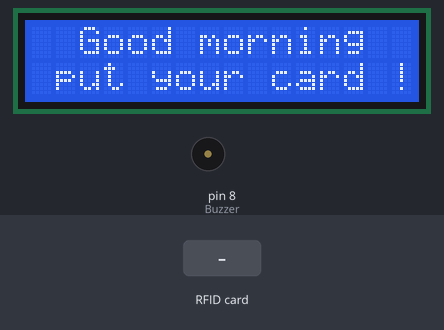
A sketch run on a simulated Arduino Uno, built with avr-gcc and run on an emulated ATmega328P. Shown: 16×2 character LCD, buzzer (waves = sounding, pin HIGH). The test bench sets the inputs (shaded band). Pins used as bus, display or sensor lines are not drawn; what the sketch prints to the serial monitor is not drawn.

Above: at 4.3 s.
4.4 s: RFID card 43 06 75 0C held to the reader
At 5.0 s:
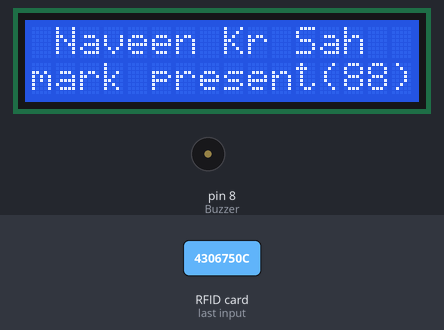
At 12.5 s:
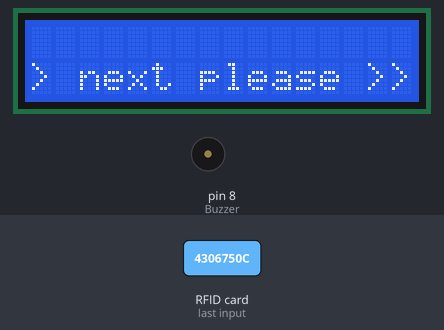
Timing chart, 0 to 13.4 s (numbered marks = the images above; inputs shaded):
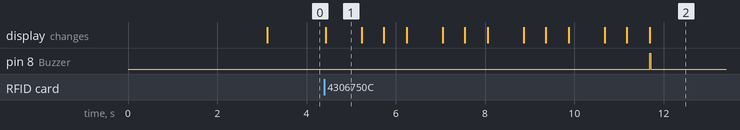

Measured:
- after the input at 4.4 s, pin 8 (Buzzer): LOW → HIGH after 7.3 s, → LOW 0.03 s later; the display: changes at once (image 1)
- what the display in image 1 shows lasts 0.8 s, from 4.4 s to 5.2 s

The sketch:

RFIDAT.ino
```cpp
#include <SPI.h>
#include <MFRC522.h>
#include<LiquidCrystal.h>
LiquidCrystal lcd(2,3,4,5,6,7);

#define SS_PIN 10 //RX slave select
#define RST_PIN 9

MFRC522 mfrc522(SS_PIN, RST_PIN); // Create MFRC522 instance.

byte card_ID[4]; //card UID size 4byte
byte Name1[4]={0x43,0x06,0x75,0x0C};//First UID card
byte Name2[4]={0x4B,0xBB,0xC9,0xA5};//second UID card
byte Name3[4]={0x9C,0x4A,0x51,0x18};//Third UID card

//if you want the arduino to detect the cards only once
int NumbCard[3];//this array content the number of cards. in my case i have just three cards.
int j=0;

int const RedLed=6;
int const GreenLed=5;
int const Buzzer=8;

String Name;//user name
long Number;//user number
int n ;//The number of card you want to detect (optional)

void setup() {
  Serial.begin(9600);// Initialize serial communications with the PC
  lcd.begin(16,2);
  SPI.begin();  // Init SPI bus
  mfrc522.PCD_Init(); // Init MFRC522 card

  Serial.println("CLEARSHEET");                 // clears starting at row 1
  lcd.print("  Good morning  ");
  delay(3000);
  lcd.setCursor(0,1);
  lcd.print(" put your card !");

  Serial.println("LABEL,Date,Time,Name,Number");// make four columns (Date,Time,[Name:"user name"]line 48 & 52,[Number:"user number"]line 49 & 53)

  pinMode(RedLed,OUTPUT);
  pinMode(GreenLed,OUTPUT);
  pinMode(Buzzer,OUTPUT);

   }

void loop() {
  //look for new card
   if ( ! mfrc522.PICC_IsNewCardPresent()) {
  return;//got to start of loop if there is no card present
 }
 // Select one of the cards
 if ( ! mfrc522.PICC_ReadCardSerial()) {
  return;//if read card serial(0) returns 1, the uid struct contians the ID of the read card.
 }


 for (byte i = 0; i < mfrc522.uid.size; i++) {
     card_ID[i]=mfrc522.uid.uidByte[i];

       if(card_ID[i]==Name1[i]){
       Name="Naveen Kr Sah";//user name
       Number=88;//user number
       j=0;//first number in the NumbCard array : NumbCard[j]
       lcd.clear();
       lcd.print(" Naveen Kr Sah  ");
       lcd.setCursor(0,1);
       lcd.print("mark present(88)");
       delay(800);
       lcd.setCursor(0,1);
       lcd.print("  list updated  ");
       delay(500);
       lcd.setCursor(0,1);
       lcd.print("  your welcome  ");
       delay(500);
       lcd.clear();
       lcd.setCursor(0,1);
       lcd.print("> next please >>");

      }
      else if(card_ID[i]==Name2[i]){
       Name="Mayank Saini";//user name
       Number=77;//user number
       j=1;//Second number in the NumbCard array : NumbCard[j]

       lcd.clear();
       lcd.print(" mayank saini  ");
       lcd.setCursor(0,1);
       lcd.print("mark present(77)");
       delay(800);
       lcd.setCursor(0,1);
       lcd.print("  list updated  ");
       delay(500);
       lcd.setCursor(0,1);
       lcd.print("  your welcome  ");
       delay(500);
       lcd.clear();
       lcd.setCursor(0,1);
       lcd.print("> next please >>");
      }
      else if(card_ID[i]==Name3[i]){
       Name="Visitor";//user name
       Number=3;//user number
       j=2;//Third number in the NumbCard array : NumbCard[j]

       lcd.clear();
       lcd.print("   Visitor !!   ");
       lcd.setCursor(0,1);
       lcd.print("mark present(3)");
       delay(800);
       lcd.setCursor(0,1);
       lcd.print("  list updated  ");
       delay(500);
       lcd.setCursor(0,1);
       lcd.print("  your welcome  ");
       delay(500);
       lcd.clear();
       lcd.setCursor(0,1);
       lcd.print("> next please >>");

      }
      else{
          digitalWrite(GreenLed,LOW);
          digitalWrite(RedLed,HIGH);
          goto cont;//go directly to line 85
     }
}
      if(NumbCard[j] == 1){//to check if the card already detect
      //if you want to use LCD
      Serial.println("Already Exsits");
      lcd.setCursor(0,0);
      lcd.print(" Already Exsist ");
      digitalWrite(RedLed,HIGH);
      digitalWrite(Buzzer,HIGH);
      delay(30);
      digitalWrite(Buzzer,LOW);
      }
      else{
      NumbCard[j] = 1;//put 1 in the NumbCard array : NumbCard[j]={1,1} to let the arduino know if the card was detecting
      n++;//(optional)
      Serial.print("DATA,DATE,TIME," + Name);//send the Name to excel
      Serial.print(",");
      Serial.println(Number); //send the Number to excel
      digitalWrite(GreenLed,HIGH);
      digitalWrite(RedLed,LOW);
      digitalWrite(Buzzer,HIGH);
      delay(30);
      digitalWrite(Buzzer,LOW);
      Serial.println("SAVEWORKBOOKAS,Names/WorkNames");
      }
      delay(1000);
cont:
delay(2000);
digitalWrite(GreenLed,LOW);
digitalWrite(RedLed,LOW);

//if you want to close the Excel when all card had detected and save Excel file in Names Folder. in my case i have just 3 card (optional)
//if(n==3){

  //Serial.println("FORCEEXCELQUIT");
  // }
}
```
